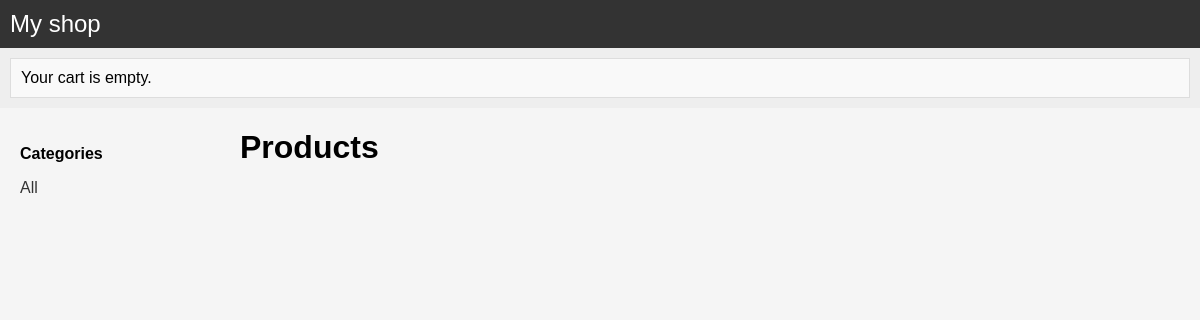
Page /shop_project/ on the earlier database version.
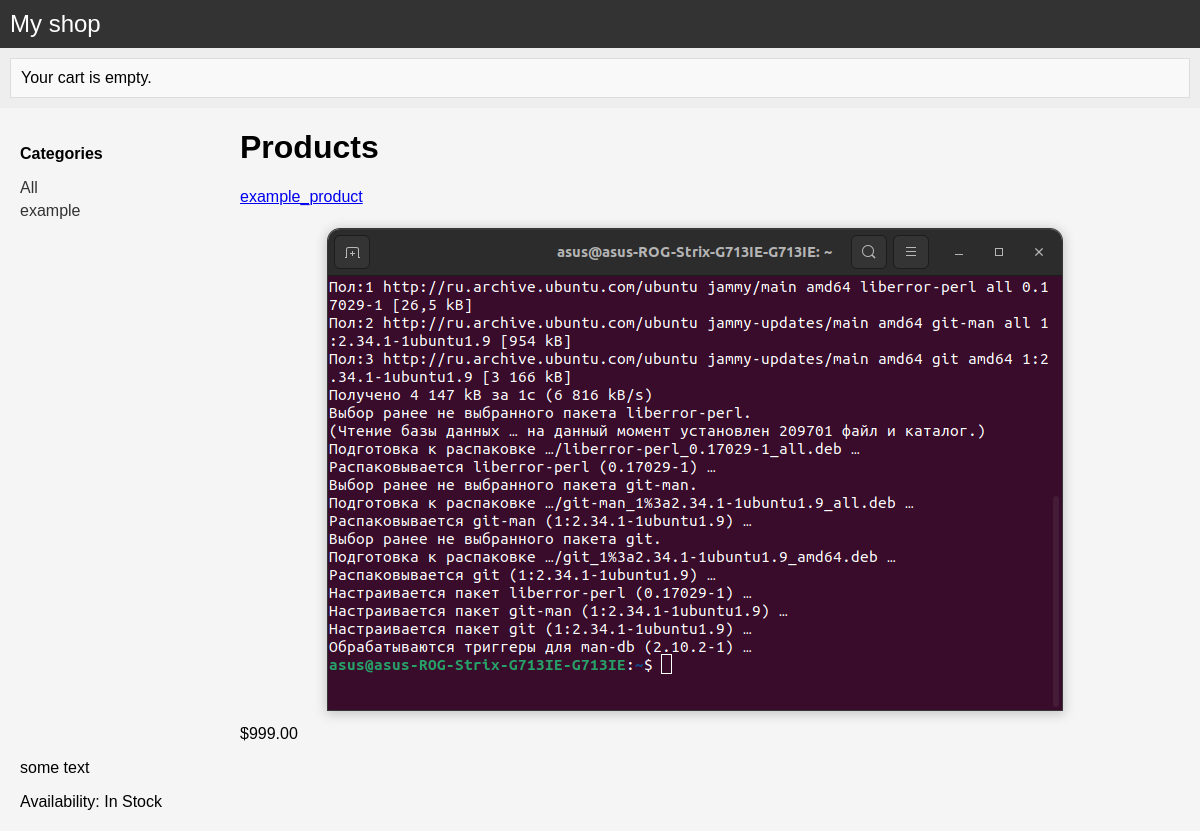
Same page on the later database version.
### shop_project/models.py (models this page shows, shortened)
class Category(models.Model):
    name = models.CharField(max_length=200, db_index=True)
    slug = models.SlugField(max_length=200, db_index=True, unique=True)
    class Meta:
        ordering = ('name',)
        verbose_name = 'category'
        verbose_name_plural = 'categories'
    def get_absolute_url(self):
        return reverse('product_list_by_category', kwargs={'category_slug': self.slug})

class Product(models.Model):
    category = models.ForeignKey(Category, related_name='products', on_delete=models.CASCADE)
    name = models.CharField(max_length=200, db_index=True)
    slug = models.SlugField(max_length=200, db_index=True)
    image = models.ImageField(upload_to='products/%Y/%m/%d', blank=True)
    description = models.TextField(blank=True)
    price = models.DecimalField(max_digits=10, decimal_places=2)
    stock = models.PositiveIntegerField()
    available = models.BooleanField(default=True)
    created_at = models.DateTimeField(auto_now_add=True)
    updated_at = models.DateTimeField(auto_now=True)
    class Meta:
        ordering = ('name',)
        index_together = (('id', 'slug'),)
    def get_absolute_url(self):
        return reverse('product_detail', kwargs={'id': self.id, 'slug': self.slug})

### shop_project/views/shops.py (the view)
def product_list(request, category_slug=None):
    categories = Category.objects.all()
    products = Product.objects.filter(available=True)
    if category_slug:
        category = get_object_or_404(Category, slug=category_slug)
        products = products.filter(category=category)
    context = {
        'category_slug': category_slug,
        'categories': categories,
        'products': products
    }
    return render(request, "list.html", context)

### shop_project/templates/list.html (shortened to what this page needs)
{% extends "base.html" %}
{% block content %}
    <div id="sidebar">
        <h3>Categories</h3>
        <ul>
            <li class="{{ category_slug }}">
                <a href="{% url 'product_list' %}">All</a>
            </li>
            {% for c in categories %}
                <li class="{{ category_slug }}">
                    <a href="{{ c.get_absolute_url }}">{{ c.name }}</a>
                </li>
            {% endfor %}
        </ul>
    </div>
    <div id="main" class="product-list">
        <h1>{{ category.name|default:"Products" }}</h1>
        {% for product in products %}
            <div class="item">
                <a href="{{ product.get_absolute_url }}">{{ product.name }}</a><br>
                ${{ product.price }}
                <img src="{{ product.image.url }}" alt="{{ product.name }}">
                <p>{{ product.description }}</p>
                <p>Availability: {% if product.available %}In Stock{% else %}Out of Stock{% endif %}</p>
            </div>
        {% endfor %}
    </div>
{% endblock %}

### shop_project/templates/base.html (shortened to what this page needs)
<!DOCTYPE html>
<html>
<head>
    {% load static %}
    <link rel="stylesheet" href="{% static 'base.css' %}" >
    <link rel="stylesheet" href="{% static 'img/no_img.png' %}" >
</head>
<body>
<div id="header">
    <a href="/" class="logo">My shop</a>
</div>
<div id="subheader">
    <div class="cart">
        Your cart is empty.
    </div>
</div>
<div id="content">
    {% block content %}
    {% endblock %}
</div>
</body>
</html>

### shop_project/static/base.css (style rules this page uses)
body { font-family: Arial, sans-serif; margin: 0; padding: 0; background-color: #f5f5f5; }
#header { background-color: #333; color: #fff; padding: 10px; }
#header .logo { color: #fff; font-size: 24px; text-decoration: none; }
#subheader { background-color: #eee; padding: 10px; }
#content { margin: 20px; }
.cart { background-color: #f9f9f9; border: 1px solid #ddd; padding: 10px; }
#sidebar { float: left; width: 200px; margin-right: 20px; }
#sidebar h3 { font-size: 16px; font-weight: bold; }
#sidebar ul { list-style-type: none; padding: 0; }
#sidebar li { margin-bottom: 5px; }
#sidebar li a { text-decoration: none; color: #333; }

Differences in the rows shown:
added Category: name "example"
added Product: name "example_product", price "999.00", image (picture), description "some text", available "In Stock"
